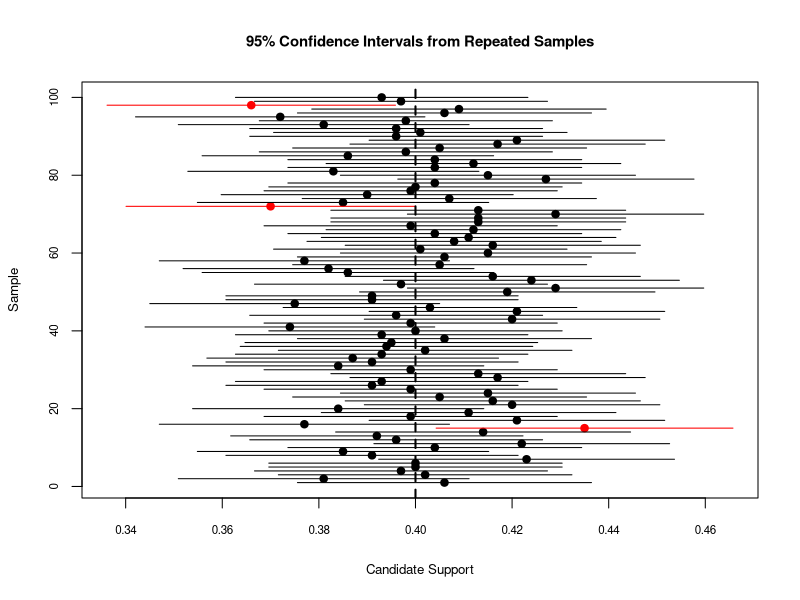

Write R code to recreate this figure.
#### PLSC 309 R Lab Session
## Date: 09-10-2026
## Confidence Interval

# Set a random seed
set.seed(1234)

# True population support
p_true <- 0.40

# Sample size
n <- 1000

# Number of repeated samples
R <- 100

# Store results
estimate <- numeric(R)
lower <- numeric(R)
upper <- numeric(R)

# Repeated sampling
for (r in 1:R) {
  
  # Draw a random sample
  support <- rbinom(n, size = 1, prob = p_true)
  
  # Point estimate
  estimate[r] <- mean(support)
  
  # Standard error
  se <- sqrt(estimate[r] * (1 - estimate[r]) / n)
  
  # 95% confidence interval
  lower[r] <- estimate[r] - 1.96 * se
  upper[r] <- estimate[r] + 1.96 * se
}

# Does each CI contain the true value?
covered <- lower <= p_true & upper >= p_true


# Show all the 100 confidence intervals
show <- 1:100

cols <- ifelse(covered[show], "black", "red")

plot(
  estimate[show], show,
  xlim = range(c(lower[show], upper[show], p_true)),
  pch = 19,
  col = cols,
  xlab = "Candidate Support",
  ylab = "Sample",
  main = "95% Confidence Intervals from Repeated Samples",
  cex.main = 0.9,
  cex.lab = 0.8,
  cex.axis = 0.7
)

segments(
  lower[show], show,
  upper[show], show,
  col = cols
)

abline(v = p_true, lty = 2, lwd = 2)
